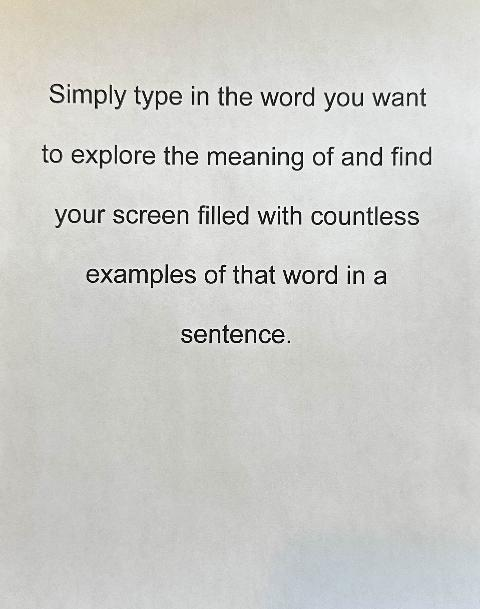
#> input picture cropped_final.jpg, 480 x 609 px
$ python text.py
#> lines starting #> are read from the running program, lines starting #| are printed output that depends on the picture; after the words box and inside, x2 and y2 are one past the last pixel; in counts of white or black regions, pixels touching at a corner belong together
import cv2

# Load the image
image_path = "cropped_final.jpg"
image = cv2.imread(image_path)
#> image is the input picture: shape (609, 480, 3); mean B, G, R 202.3, 205.6, 205.2

# Convert to grayscale
gray = cv2.cvtColor(image, cv2.COLOR_BGR2GRAY)

# Threshold the image
_, thresh = cv2.threshold(gray, 75, 255, cv2.THRESH_BINARY_INV)
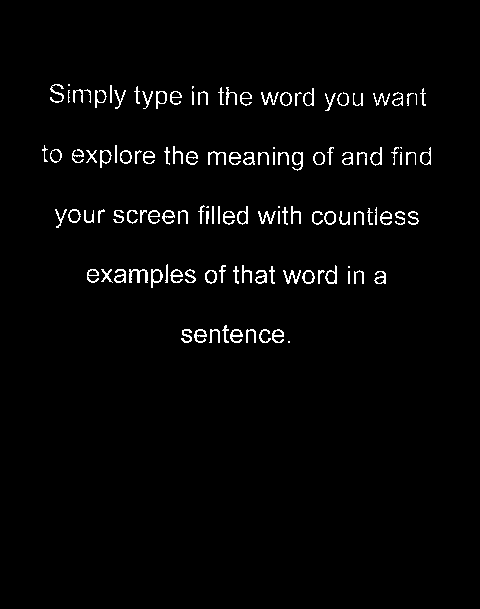
#> thresh: shape (609, 480); 2.4% white in thin lines or dots, all inside (x1, y1, x2, y2) = (42, 84, 431, 343)

# Find contours
contours, _ = cv2.findContours(thresh, cv2.RETR_EXTERNAL, cv2.CHAIN_APPROX_SIMPLE)
#> contours = 122 contours, 34 with area under 20; largest, box (x1, y1, x2, y2) and area: (151, 269, 163, 288) 126, (325, 265, 337, 284) 125, (370, 147, 382, 166) 122, (68, 209, 81, 223) 120, (292, 152, 303, 171) 120

x_min, y_min, x_max, y_max = float("inf"), float("inf"), 0, 0

# Iterate through contours to find the overall bounding box
for contour in contours:
    x, y, w, h = cv2.boundingRect(contour)
    x_min = min(x_min, x)
    y_min = min(y_min, y)
    x_max = max(x_max, x + w)
    y_max = max(y_max, y + h)
#> this loop made 122 passes
#> (x, y, w, h, x_min, y_min, x_max) on passes 2, 3, 4, 5, 6, 7, 8, 9, 10, 12, 13, 14: (272, 329, 12, 14, 272, 329, 290), (259, 329, 12, 14, 259, 329, 290), (246, 329, 10, 14, 246, 329, 290), (230, 329, 13, 14, 230, 329, 290), (209, 329, 11, 14, 209, 329, 290), (194, 329, 13, 14, 194, 329, 290), (181, 329, 11, 14, 181, 329, 290), (222, 325, 7, 18, 181, 325, 290), (374, 271, 12, 13, 181, 271, 386), (354, 270, 10, 14, 181, 270, 386), (318, 270, 7, 14, 181, 270, 386), (302, 270, 13, 14, 181, 270, 386)
#> (contour, x, y, w, h, x_min, y_min, x_max) on passes 1, 11, 25, 39, 57, 59: ([[288, 341], [288, 342], [289, 342], [289, 341]], 288, 341, 2, 2, 288, 341, 290), ([[348, 271], [348, 283], [349, 283], [349, 271]], 348, 271, 2, 13, 181, 271, 386), ([[348, 266], [348, 267], [349, 267], [349, 266]], 348, 266, 2, 2, 87, 266, 386), ([[278, 211], [278, 223], [279, 223], [279, 211]], 278, 211, 2, 13, 87, 211, 419), ([[278, 206], [278, 207], [279, 207], [279, 206]], 278, 206, 2, 2, 55, 206, 419), ([[218, 206], [218, 223], [219, 223], [219, 206]], 218, 206, 2, 18, 55, 206, 419)

# Add padding around the bounding box
padding = 10  # Adjust this value to control box size
x_min = max(x_min - padding, 0)
#> x_min = 32
y_min = max(y_min - padding, 0)
#> y_min = 74
x_max = min(x_max + padding, image.shape[1])
#> x_max = 441
y_max = min(y_max + padding, image.shape[0])
#> y_max = 353

# Draw the bounding box
cv2.rectangle(gray, (x_min, y_min), (x_max, y_max), (0, 255, 0), 2)
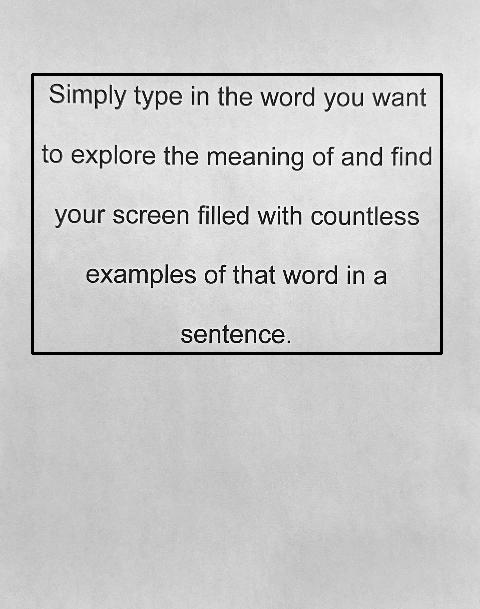
#> gray: shape (609, 480); min 0, max 255, mean 202.2

# Show the image with the box
cv2.imshow("Bounding Box", gray)
cv2.waitKey(0)
cv2.destroyAllWindows()

# Save the result
cv2.imwrite("larger_bounding_box.png", gray)


# Draw bounding boxes around contours
#for contour in contours:
#    x, y, w, h = cv2.boundingRect(contour)
#   cv2.rectangle(image, (x, y), (x + w, y + h), (0, 255, 0), 2)

# Show the result
cv2.imshow("thresh", thresh)
cv2.waitKey(0)
cv2.destroyAllWindows()
